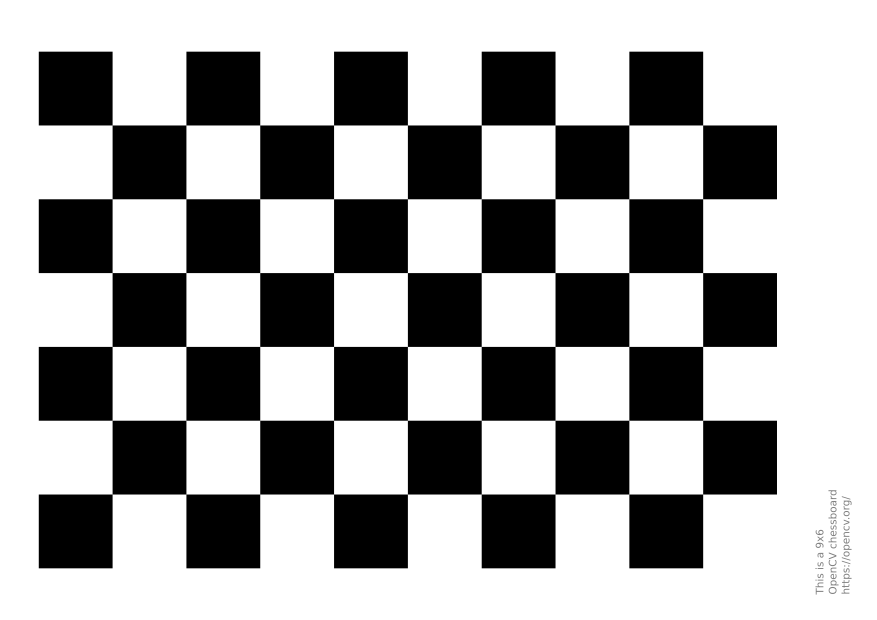
#> input picture chessboard_calibaration/images/pattern.png, 1754 x 1240 px (shown at 1/2 size)
$ python calib.py
#> lines starting #> are read from the running program, lines starting #| are printed output that depends on the picture
import numpy as np
import cv2
import glob
# import yaml
#import pathlib

#
img1 = cv2.imread('images/pattern.png')
#> img1 is the input picture: shape (1240, 1754, 3); min 0, max 255, mean 165.4
gray_img = cv2.cvtColor(img1, cv2.COLOR_BGR2GRAY)


img2 = cv2.imread('images/resize_rotate2.png')
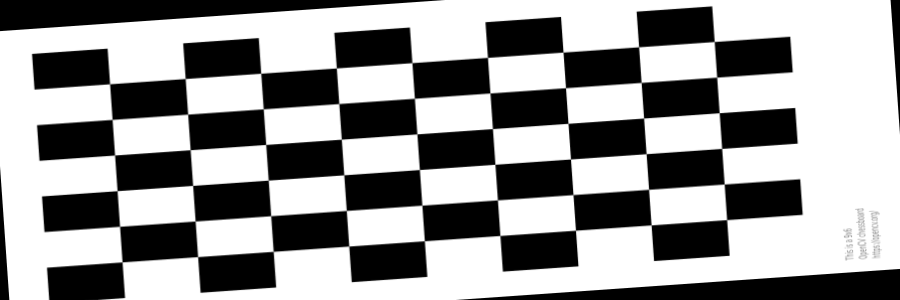
#> input picture chessboard_calibaration/images/resize_rotate2.png, 900 x 300 px
#> img2 is the input picture: shape (300, 900, 3); min 0, max 255, mean 151.2
gray_img2 = cv2.cvtColor(img2, cv2.COLOR_BGR2GRAY)

ret1, corners1 = cv2.findChessboardCorners(img1, (9,6), None)
#> ret1 = True; corners1 = 54 rows, first 8: [224.6, 250.5], [372.4, 250.5], [520, 250.5], [667.6, 250.5], [815.4, 250.5], [962.9, 250.5], [1110.5, 250.5], [1258.3, 250.5]
ret2, corners2 = cv2.findChessboardCorners(img2, (9,6), None)
#> ret2 = True; corners2 = 54 rows, first 8: [109.6, 83.78], [185.1, 78.5], [260.7, 73.25], [336.4, 68], [412, 62.68], [487.5, 57.41], [563, 52.17], [638.6, 46.76]


H, _ = cv2.findHomography(corners1, corners2)
#> H = [[0.512, 0.0169, -9.64], [-0.0358, 0.241, 31.41], [-2.23e-07, 1.37e-07, 1]]
print(H)
#| [[ 5.11752562e-01  1.69413720e-02 -9.63760950e+00]
#|  [-3.58286883e-02  2.41338031e-01  3.14133595e+01]
#|  [-2.23145920e-07  1.37465948e-07  1.00000000e+00]]
img1_warp = cv2.warpPerspective(img1, H, (img2.shape[1], img2.shape[0]))
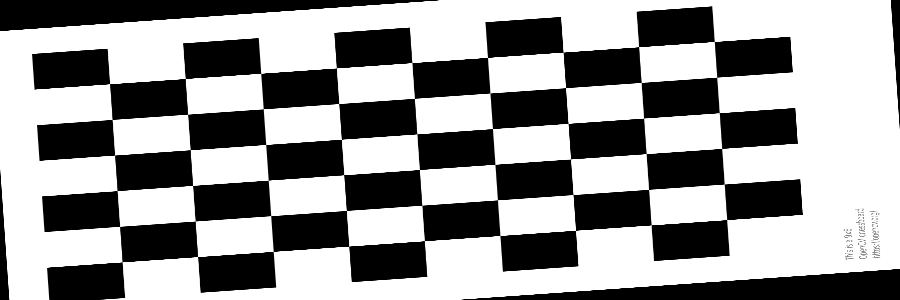
#> img1_warp: shape (300, 900, 3); min 0, max 255, mean 151.3

cv2.imshow('first camera',img1)
cv2.waitKey(0)

cv2.imshow('second camera',img2)
cv2.waitKey(0)

cv2.imshow('align image',img1_warp)
cv2.waitKey(0)
